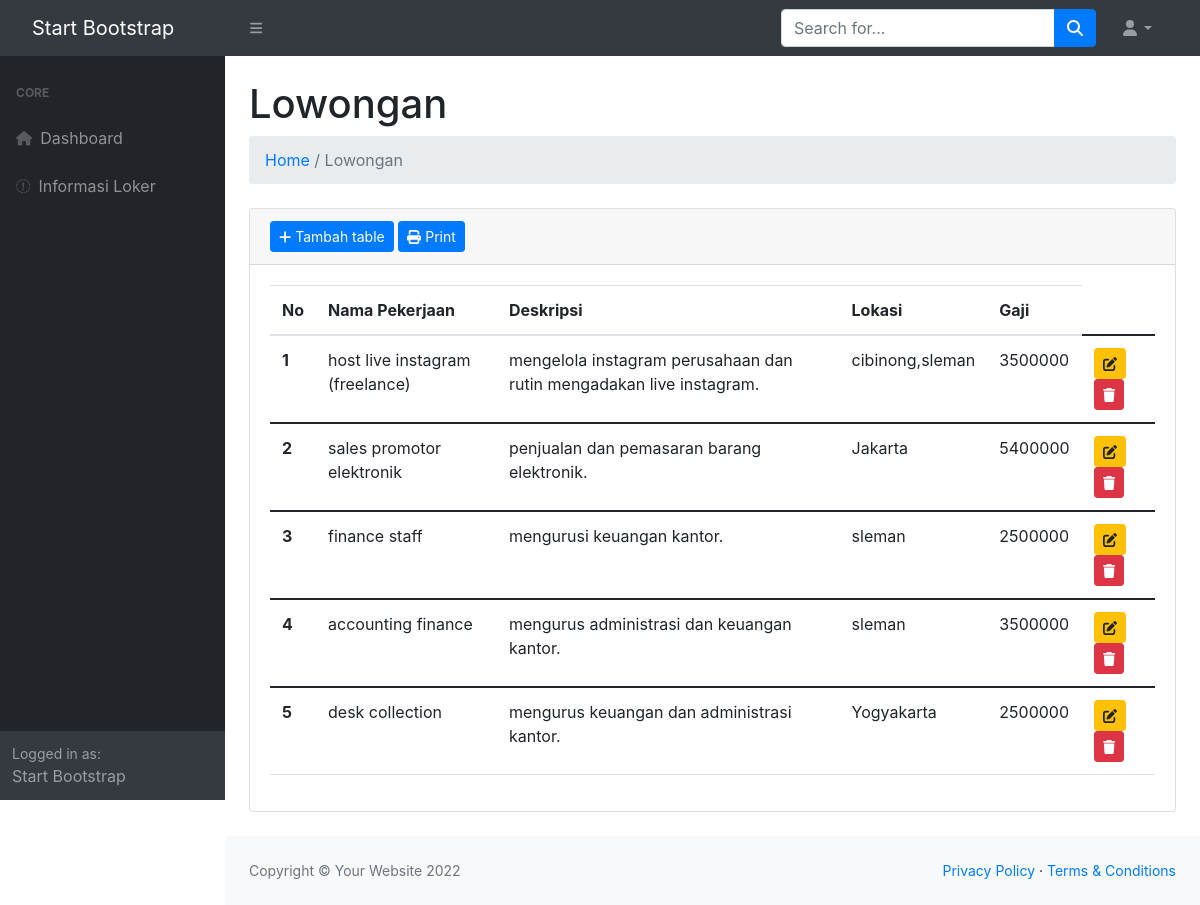
/index.php/siswa, run on the app's committed database.
### tables this page shows
CREATE TABLE `pekerjaan` (
  `id_pekerjaan` int(30) NOT NULL,
  `nama_pekerjaan` varchar(120) NOT NULL,
  `deskripsi` text NOT NULL,
  `lokasi` varchar(120) NOT NULL,
  `gaji` int(50) NOT NULL
);

### application/controllers/Siswa.php (called while the page is built, shortened)
<?php
class Siswa extends CI_Controller{
    public function __construct()
    {
        $this->load->model('siswa_model');
    }
    public function index()
    {
        $data['title'] = 'Lowongan';
        $data['siswa'] = $this->siswa_model->get_data('pekerjaan')->result();
        $this->load->view('siswa',$data);
    }
}
?>

### index.php (called while the page is built, shortened)
<?php
require_once BASEPATH.'core/CodeIgniter.php';

### application/models/Siswa_model.php (called while the page is built, shortened)
<?php
class Siswa_model extends CI_Model{
    public function get_data($table)
    {
        return $this->db->get($table);
    }
}
?>

### application/views/siswa.php (the view, shortened to what this page needs)
<!DOCTYPE html>
<html lang="en">
    <head>
        <link href="https://cdn.jsdelivr.net/npm/simple-datatables@latest/dist/style.css" rel="stylesheet" />
        <link href="https://cdn.jsdelivr.net/npm/bootstrap-icons@1.5.0/font/bootstrap-icons.css" rel="stylesheet" />
        <link href="<?= base_url()?>assets/css/styles.css" rel="stylesheet" />
        <link rel="stylesheet" href="https://cdn.jsdelivr.net/npm/bootstrap@4.6.2/dist/css/bootstrap.min.css">
    </head>
    <body class="sb-nav-fixed">
        <nav class="sb-topnav navbar navbar-expand navbar-dark bg-dark">
            <a class="navbar-brand ps-3" href="<?= base_url('dashboard')?>">Start Bootstrap</a>
            <button class="btn btn-link btn-sm order-1 order-lg-0 me-4 me-lg-0" id="sidebarToggle" href="#!"><i class="fas fa-bars"></i></button>
            <form class="d-none d-md-inline-block form-inline ms-auto me-0 me-md-3 my-2 my-md-0">
                <div class="input-group">
                    <input class="form-control" type="text" placeholder="Search for..." aria-label="Search for..." aria-describedby="btnNavbarSearch" />
                    <button class="btn btn-primary" id="btnNavbarSearch" type="button"><i class="fas fa-search"></i></button>
                </div>
            </form>
            <ul class="navbar-nav ms-auto ms-md-0 me-3 me-lg-4">
                <li class="nav-item dropdown">
                    <a class="nav-link dropdown-toggle" id="navbarDropdown" href="#" role="button" data-bs-toggle="dropdown" aria-expanded="false"><i class="fas fa-user fa-fw"></i></a>
                </li>
            </ul>
        </nav>
        <div id="layoutSidenav">
            <div id="layoutSidenav_nav">
                <nav class="sb-sidenav accordion sb-sidenav-dark" id="sidenavAccordion">
                    <div class="sb-sidenav-menu">
                        <div class="nav">
                            <div class="sb-sidenav-menu-heading">Core</div>
                            <a class="nav-link" href="<?= base_url('dashboard')?>">
                                <div class="sb-nav-link-icon"><i class="fas fa-home-alt"></i></div>
                                Dashboard
                            </a>
                            <a class="nav-link" href="<?= base_url('siswa')?>">
                                <div class="sb-nav-link-icon"><i class="fas fa-back-alt"></i></div>
                                Informasi Loker
                            </a>
                        </div>
                    </div>
                    <div class="sb-sidenav-footer">
                        <div class="small">Logged in as:</div>
                        Start Bootstrap
                    </div>
                </nav>
            </div>
            <div id="layoutSidenav_content">
                <main>
                    <div class="container-fluid px-4">
                        <h1 class="mt-4"><?= $title ?></h1>
                        <ol class="breadcrumb mb-4">
                            <li class="breadcrumb-item active"> <a href="<?= base_url('dashboard')?>">Home</a>  / <?= $title ?></li>
                        </ol>
                        <div class="card mb-4">
                            <div class="card-header">
                                <a href="<?= base_url('siswa/tambah')?> " class="btn btn-primary btn-sm"><i class="fas fa-plus"></i> Tambah table</a>
                                <a href="<?= base_url('siswa/print')?> " class="btn btn-primary btn-sm"><i class="fas fa-print"></i> Print</a>
                            </div>
                            <div class="card-body">
                            <table class="table">
                                <thead>
                                    <tr>
                                    <th scope="col">No</th>
                                    <th scope="col">Nama Pekerjaan</th>
                                    <th scope="col">Deskripsi</th>
                                    <th scope="col">Lokasi</th>
                                    <th scope="col">Gaji</th>
                                    </tr>
                                </thead>
                                <?php $no = 1 ;
                                foreach($siswa as $ssw) :  ?>
                                <tbody>
                                    <tr>
                                    <th><?= $no++ ?></th>
                                    <td><?= $ssw->nama_pekerjaan ?></td>
                                    <td><?= $ssw->deskripsi ?></td>
                                    <td><?= $ssw->lokasi ?></td>
                                    <td><?= $ssw->gaji ?></td>
                                    <td>
                                        <button data-toggle="modal" data-target="#edit<?= $ssw->id_pekerjaan ?>" class="btn btn-warning btn-sm"><i class="fas fa-edit"></i></button>
                                        <a href="<?= base_url('siswa/delete/' . $ssw->id_pekerjaan)?>" class="btn btn-danger btn-sm" onclick="return confirm('apakah anda yakin ingin menghapus?')">
                                        <i class="fas fa-trash"></i></a>
                                    </td>
                                    </tr>
                                </tbody>
                                <?php endforeach ?>
                                </table>
                        </div>
                    </div>
                </main>
                <footer class="py-4 bg-light mt-auto">
                    <div class="container-fluid px-4">
                        <div class="d-flex align-items-center justify-content-between small">
                            <div class="text-muted">Copyright &copy; Your Website 2022</div>
                            <div>
                                <a href="#">Privacy Policy</a>
                                &middot;
                                <a href="#">Terms &amp; Conditions</a>
                            </div>
                        </div>
                    </div>
                </footer>
            </div>
        </div>
    </body>
</html>

### data on the page
pekerjaan: nama_pekerjaan "host live instagram (freelance)", deskripsi "mengelola instagram perusahaan dan rutin mengadakan live instagram.", lokasi "cibinong,sleman", gaji "3500000"
pekerjaan: nama_pekerjaan "sales promotor elektronik", deskripsi "penjualan dan pemasaran barang elektronik.", lokasi "Jakarta", gaji "5400000"
pekerjaan: nama_pekerjaan "finance staff", deskripsi "mengurusi keuangan kantor.", lokasi "sleman", gaji "2500000"
pekerjaan: nama_pekerjaan "accounting finance", deskripsi "mengurus administrasi dan keuangan kantor.", lokasi "sleman", gaji "3500000"
pekerjaan: nama_pekerjaan "desk collection", deskripsi "mengurus keuangan dan administrasi kantor.", lokasi "Yogyakarta", gaji "2500000"

### other printed values
$title "Lowongan"
